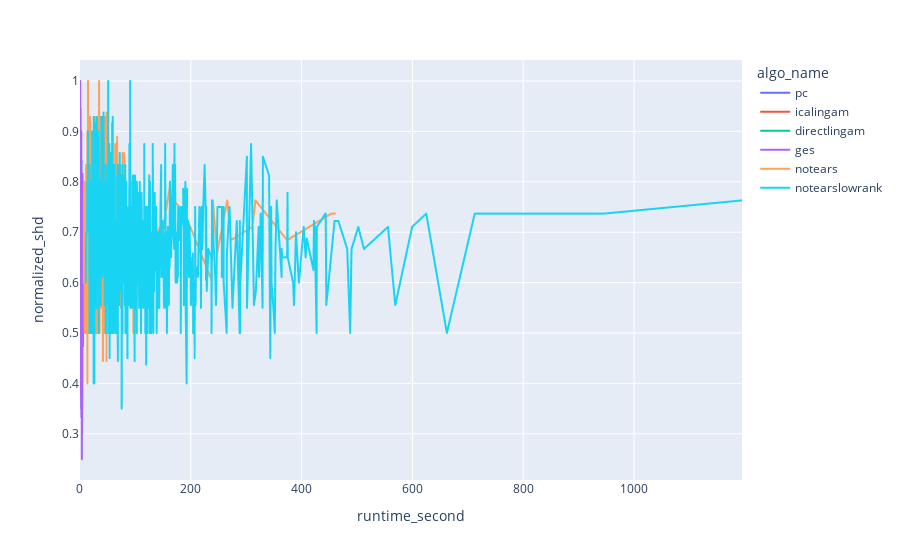

The notebook cell this image was saved under:
### Code cell
fig_norm_shd_mid_varsor_runtime = px.line(norm_shd_mid_varsor_runtime, x = 'runtime_second', y = 'normalized_shd', color="algo_name")
fig_norm_shd_mid_varsor_runtime.show()

### Figure 1 — Plotly figure (JSON) as saved in the notebook; plotly's stock layout.template omitted (floating-point values rounded to 4 significant figures; data arrays with more than 128 entries replaced by an {"elided": "..."} marker saying what was removed)
{"data": [{"hovertemplate": "algo_name=pc<br>runtime_second=%{x}<br>normalized_shd=%{y}<extra></extra>", "legendgroup": "pc", "line": {"color": "#636efa", "dash": "solid"}, "marker": {"symbol": "circle"}, "mode": "lines", "name": "pc", "showlegend": true, "type": "scattergl", "x": {"elided": "187 float values"}, "xaxis": "x", "y": {"elided": "187 float values"}, "yaxis": "y"}, {"hovertemplate": "algo_name=icalingam<br>runtime_second=%{x}<br>normalized_shd=%{y}<extra></extra>", "legendgroup": "icalingam", "line": {"color": "#EF553B", "dash": "solid"}, "marker": {"symbol": "circle"}, "mode": "lines", "name": "icalingam", "showlegend": true, "type": "scattergl", "x": {"elided": "152 float values"}, "xaxis": "x", "y": {"elided": "152 float values"}, "yaxis": "y"}, {"hovertemplate": "algo_name=directlingam<br>runtime_second=%{x}<br>normalized_shd=%{y}<extra></extra>", "legendgroup": "directlingam", "line": {"color": "#00cc96", "dash": "solid"}, "marker": {"symbol": "circle"}, "mode": "lines", "name": "directlingam", "showlegend": true, "type": "scattergl", "x": [0.04, 0.05, 0.06, 0.07, 0.08, 0.09, 0.1, 0.11, 0.12, 0.14, 0.16, 0.18, 0.19, 0.2, 0.21, 0.22, 0.23, 0.24, 0.25, 0.26, 0.27, 0.28, 0.29, 0.3, 0.31, 0.32, 0.33, 0.34, 0.35, 0.36, 0.37, 0.38, 0.42, 0.43, 0.44, 0.46, 0.47, 0.48, 0.49, 0.51, 0.53, 0.55, 0.56, 0.58, 0.61, 0.62, 0.64, 0.65], "xaxis": "x", "y": [1, 1, 1, 1, 0.9167, 0.9167, 0.9167, 0.9167, 0.9167, 0.75, 0.8333, 0.75, 0.8333, 0.8125, 0.7778, 0.8889, 0.9375, 1, 0.9, 0.9375, 0.9444, 0.8333, 0.8333, 0.9375, 0.85, 0.9, 0.85, 0.9, 0.85, 0.8125, 0.9, 0.8, 0.7632, 0.8421, 0.6842, 0.7632, 0.6579, 0.6579, 0.8158, 0.7632, 0.8158, 0.8158, 0.7368, 0.8158, 0.7105, 0.6842, 0.6842, 0.7105], "yaxis": "y"}, {"hovertemplate": "algo_name=ges<br>runtime_second=%{x}<br>normalized_shd=%{y}<extra></extra>", "legendgroup": "ges", "line": {"color": "#ab63fa", "dash": "solid"}, "marker": {"symbol": "circle"}, "mode": "lines", "name": "ges", "showlegend": true, "type": "scattergl", "x": {"elided": "293 float values"}, "xaxis": "x", "y": {"elided": "293 float values"}, "yaxis": "y"}, {"hovertemplate": "algo_name=notears<br>runtime_second=%{x}<br>normalized_shd=%{y}<extra></extra>", "legendgroup": "notears", "line": {"color": "#FFA15A", "dash": "solid"}, "marker": {"symbol": "circle"}, "mode": "lines", "name": "notears", "showlegend": true, "type": "scattergl", "x": {"elided": "646 float values"}, "xaxis": "x", "y": {"elided": "646 float values"}, "yaxis": "y"}, {"hovertemplate": "algo_name=notearslowrank<br>runtime_second=%{x}<br>normalized_shd=%{y}<extra></extra>", "legendgroup": "notearslowrank", "line": {"color": "#19d3f3", "dash": "solid"}, "marker": {"symbol": "circle"}, "mode": "lines", "name": "notearslowrank", "showlegend": true, "type": "scattergl", "x": {"elided": "674 float values"}, "xaxis": "x", "y": {"elided": "674 float values"}, "yaxis": "y"}], "layout": {"legend": {"title": {"text": "algo_name"}, "tracegroupgap": 0}, "margin": {"t": 60}, "xaxis": {"anchor": "y", "domain": [0, 1], "title": {"text": "runtime_second"}}, "yaxis": {"anchor": "x", "domain": [0, 1], "title": {"text": "normalized_shd"}}}}
